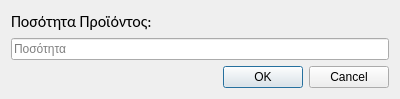
<?xml version="1.0" encoding="UTF-8"?>
<ui version="4.0">
 <class>Dialog</class>
 <widget class="QDialog" name="Dialog">
  <property name="geometry">
   <rect>
    <x>0</x>
    <y>0</y>
    <width>400</width>
    <height>92</height>
   </rect>
  </property>
  <property name="windowTitle">
   <string>Εισαγωγή ποσότητας προϊόντος</string>
  </property>
  <layout class="QGridLayout" name="gridLayout">
   <item row="1" column="0">
    <widget class="QLineEdit" name="itemInput">
     <property name="placeholderText">
      <string>Ποσότητα</string>
     </property>
     <property name="clearButtonEnabled">
      <bool>false</bool>
     </property>
    </widget>
   </item>
   <item row="2" column="0">
    <widget class="QDialogButtonBox" name="buttonBox">
     <property name="orientation">
      <enum>Qt::Horizontal</enum>
     </property>
     <property name="standardButtons">
      <set>QDialogButtonBox::Cancel|QDialogButtonBox::Ok</set>
     </property>
    </widget>
   </item>
   <item row="0" column="0">
    <widget class="QLabel" name="itemLabel">
     <property name="font">
      <font>
       <family>Calibri</family>
       <pointsize>12</pointsize>
      </font>
     </property>
     <property name="text">
      <string>Ποσότητα Προϊόντος:</string>
     </property>
    </widget>
   </item>
  </layout>
 </widget>
 <tabstops>
  <tabstop>itemInput</tabstop>
 </tabstops>
 <resources/>
 <connections>
  <connection>
   <sender>buttonBox</sender>
   <signal>accepted()</signal>
   <receiver>Dialog</receiver>
   <slot>accept()</slot>
   <hints>
    <hint type="sourcelabel">
     <x>248</x>
     <y>254</y>
    </hint>
    <hint type="destinationlabel">
     <x>157</x>
     <y>274</y>
    </hint>
   </hints>
  </connection>
  <connection>
   <sender>buttonBox</sender>
   <signal>rejected()</signal>
   <receiver>Dialog</receiver>
   <slot>reject()</slot>
   <hints>
    <hint type="sourcelabel">
     <x>316</x>
     <y>260</y>
    </hint>
    <hint type="destinationlabel">
     <x>286</x>
     <y>274</y>
    </hint>
   </hints>
  </connection>
 </connections>
</ui>
